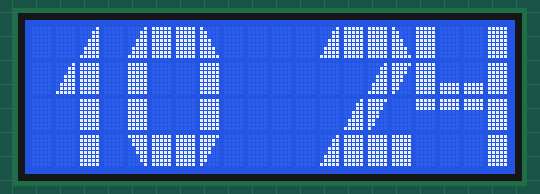
Simulated run of this sketch. Board: Arduino Uno, built with avr-gcc and run on an emulated ATmega328P. On the bench: 20×4 character LCD. The local clock reads 2024-03-15 10:24:30 at power-on unless the sketch sets it.

Above: at 0.1 s.
At 19.4 s:
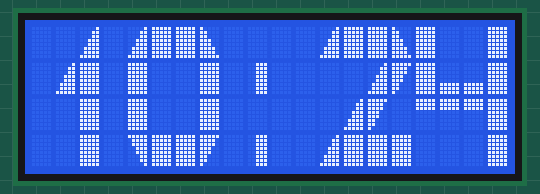
At 37.6 s:
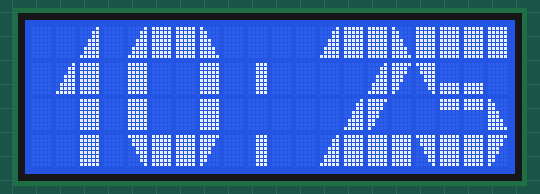
At 75.1 s:
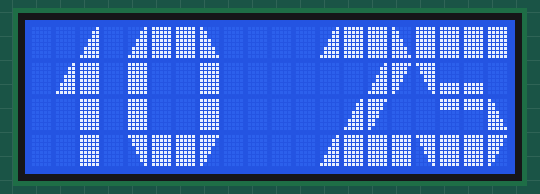
At 101.4 s:
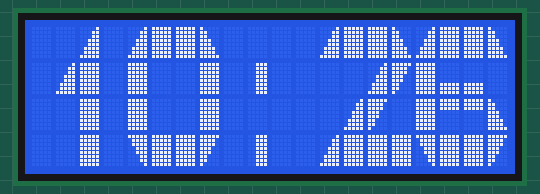
At 128.7 s:
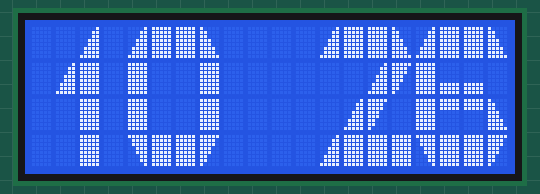

Measured:
- what the display in image 1 shows lasts 1.0 s, from 19.3 s to 20.3 s
- what the display in image 3 shows lasts 2.0 s, from 75.0 s to 77.0 s

The sketch:

clock_lcd_2004_ds1307_v2.ino
```cpp
// Date and time functions using a DS1307 RTC connected via I2C and Wire lib

// include the library code:
#include <LiquidCrystal.h>

// initialize the library with the numbers of the interface pins
LiquidCrystal lcd(12, 11, 5, 4, 3, 2);

#include "Wire.h"
#include "RTClib.h"
RTC_DS1307 rtc;

byte MM[8] = {
  B11111,
  B11111,
  B11111,
  B11111,
  B11111,
  B11111,
  B11111,
  B11111
};
byte TL[8] = {
  B00001,
  B00011,
  B00011,
  B00111,
  B00111,
  B01111,
  B01111,
  B11111
};
byte TR[8] = {
  B10000,
  B11000,
  B11000,
  B11100,
  B11100,
  B11110,
  B11110,
  B11111
};
byte BL[8] = {
  B11111,
  B01111,
  B01111,
  B00111,
  B00111,
  B00011,
  B00011,
  B00001
};
byte BR[8] = {
  B11111,
  B11110,
  B11110,
  B11100,
  B11100,
  B11000,
  B11000,
  B10000
};
byte TM[8] = {
  B00000,
  B00000,
  B00000,
  B00000,
  B00000,
  B11111,
  B11111,
  B11111
};
byte BM[8] = {
  B11111,
  B11111,
  B11111,
  B00000,
  B00000,
  B00000,
  B00000,
  B00000
};
byte HM[8] = {
  B00111,
  B00111,
  B00111,
  B00111,
  B00111,
  B00111,
  B00111,
  B00111,
};

void setup () {
  #ifdef AVR
    Wire.begin();
  #else
    Wire1.begin();
  #endif
  rtc.begin();

  lcd.begin(20, 4);
  lcd.home();
  lcd.createChar(0, MM);
  lcd.createChar(1, TL);
  lcd.createChar(2, TR);
  lcd.createChar(3, BL);
  lcd.createChar(4, BR);
  lcd.createChar(5, TM);
  lcd.createChar(6, BM);
  lcd.createChar(7, HM);
  lcd.clear();
}


void custom0(int x){
  lcd.setCursor(x, 0);
  lcd.write((byte) 1);
  lcd.write((byte) 0);
  lcd.write((byte) 0);
  lcd.write((byte) 2);

  lcd.setCursor(x, 1);
  lcd.write((byte) 0);
  lcd.write(' ');
  lcd.write(' ');
  lcd.write((byte) 0);

  lcd.setCursor(x, 2);
  lcd.write((byte) 0);
  lcd.write(' ');
  lcd.write(' ');
  lcd.write((byte) 0);

  lcd.setCursor(x, 3);
  lcd.write((byte) 3);
  lcd.write((byte) 0);
  lcd.write((byte) 0);
  lcd.write((byte) 4);
}


void custom1(int x){
  lcd.setCursor(x, 0);
  lcd.write(' ');
  lcd.write(' ');
  lcd.write((byte) 1);
  lcd.write(' ');

  lcd.setCursor(x, 1);
  lcd.write(' ');
  lcd.write((byte) 1);
  lcd.write((byte) 0);
  lcd.write(' ');

  lcd.setCursor(x, 2);
  lcd.write(' ');
  lcd.write(' ');
  lcd.write((byte) 0);
  lcd.write(' ');

  lcd.setCursor(x, 3);
  lcd.write(' ');
  lcd.write(' ');
  lcd.write((byte) 0);
  lcd.write(' ');
}


void custom2(int x){
  lcd.setCursor(x, 0);
  lcd.write((byte) 1);
  lcd.write((byte) 0);
  lcd.write((byte) 0);
  lcd.write((byte) 2);

  lcd.setCursor(x, 1);
  lcd.write(' ');
  lcd.write(' ');
  lcd.write((byte) 1);
  lcd.write((byte) 4);

  lcd.setCursor(x, 2);
  lcd.write(' ');
  lcd.write((byte) 1);
  lcd.write((byte) 4);
  lcd.write(' ');

  lcd.setCursor(x, 3);
  lcd.write((byte) 1);
  lcd.write((byte) 0);
  lcd.write((byte) 0);
  lcd.write((byte) 0);
}


void custom3(int x){
  lcd.setCursor(x, 0);
  lcd.write(' ');
  lcd.write((byte) 0);
  lcd.write((byte) 0);
  lcd.write((byte) 2);

  lcd.setCursor(x, 1);
  lcd.write(' ');
  lcd.write((byte) 5);
  lcd.write((byte) 5);
  lcd.write((byte) 0);

  lcd.setCursor(x, 2);
  lcd.write(' ');
  lcd.write((byte) 6);
  lcd.write((byte) 6);
  lcd.write((byte) 0);

  lcd.setCursor(x, 3);
  lcd.write(' ');
  lcd.write((byte) 0);
  lcd.write((byte) 0);
  lcd.write((byte) 4);
}


void custom4(int x){
  lcd.setCursor(x, 0);
  lcd.write((byte) 0);
  lcd.write(' ');
  lcd.write(' ');
  lcd.write((byte) 0);

  lcd.setCursor(x, 1);
  lcd.write((byte) 0);
  lcd.write((byte) 5);
  lcd.write((byte) 5);
  lcd.write((byte) 0);

  lcd.setCursor(x, 2);
  lcd.write((byte) 6);
  lcd.write((byte) 6);
  lcd.write((byte) 6);
  lcd.write((byte) 0);

  lcd.setCursor(x, 3);
  lcd.write(' ');
  lcd.write(' ');
  lcd.write(' ');
  lcd.write((byte) 0);
}


void custom5(int x){
  lcd.setCursor(x, 0);
  lcd.write((byte) 0);
  lcd.write((byte) 0);
  lcd.write((byte) 0);
  lcd.write((byte) 0);

  lcd.setCursor(x, 1);
  lcd.write((byte) 3);
  lcd.write((byte) 5);
  lcd.write((byte) 5);
  lcd.write(' ');

  lcd.setCursor(x, 2);
  lcd.write(' ');
  lcd.write((byte) 6);
  lcd.write((byte) 6);
  lcd.write((byte) 2);

  lcd.setCursor(x, 3);
  lcd.write((byte) 3);
  lcd.write((byte) 0);
  lcd.write((byte) 0);
  lcd.write((byte) 4);
}


void custom6(int x){
  lcd.setCursor(x, 0);
  lcd.write((byte) 1);
  lcd.write((byte) 0);
  lcd.write((byte) 0);
  lcd.write((byte) 2);

  lcd.setCursor(x, 1);
  lcd.write((byte) 0);
  lcd.write((byte) 5);
  lcd.write((byte) 5);
  lcd.write(' ');

  lcd.setCursor(x, 2);
  lcd.write((byte) 0);
  lcd.write((byte) 6);
  lcd.write((byte) 6);
  lcd.write((byte) 2);

  lcd.setCursor(x, 3);
  lcd.write((byte) 3);
  lcd.write((byte) 0);
  lcd.write((byte) 0);
  lcd.write((byte) 4);
}


void custom7(int x){
  lcd.setCursor(x, 0);
  lcd.write((byte) 0);
  lcd.write((byte) 0);
  lcd.write((byte) 0);
  lcd.write((byte) 2);

  lcd.setCursor(x, 1);
  lcd.write(' ');
  lcd.write(' ');
  lcd.write(' ');
  lcd.write((byte) 0);

  lcd.setCursor(x, 2);
  lcd.write(' ');
  lcd.write(' ');
  lcd.write(' ');
  lcd.write((byte) 0);

  lcd.setCursor(x, 3);
  lcd.write(' ');
  lcd.write(' ');
  lcd.write(' ');
  lcd.write((byte) 0);
}


void custom8(int x){
  lcd.setCursor(x, 0);
  lcd.write((byte) 1);
  lcd.write((byte) 0);
  lcd.write((byte) 0);
  lcd.write((byte) 2);

  lcd.setCursor(x, 1);
  lcd.write((byte) 3);
  lcd.write((byte) 5);
  lcd.write((byte) 5);
  lcd.write((byte) 4);

  lcd.setCursor(x, 2);
  lcd.write((byte) 1);
  lcd.write((byte) 6);
  lcd.write((byte) 6);
  lcd.write((byte) 2);

  lcd.setCursor(x, 3);
  lcd.write((byte) 3);
  lcd.write((byte) 0);
  lcd.write((byte) 0);
  lcd.write((byte) 4);
}


void custom9(int x){
  lcd.setCursor(x, 0);
  lcd.write((byte) 1);
  lcd.write((byte) 0);
  lcd.write((byte) 0);
  lcd.write((byte) 2);

  lcd.setCursor(x, 1);
  lcd.write((byte) 0);
  lcd.write((byte) 5);
  lcd.write((byte) 5);
  lcd.write((byte) 0);

  lcd.setCursor(x, 2);
  lcd.write(' ');
  lcd.write((byte) 6);
  lcd.write((byte) 6);
  lcd.write((byte) 0);

  lcd.setCursor(x, 3);
  lcd.write((byte) 3);
  lcd.write((byte) 0);
  lcd.write((byte) 0);
  lcd.write((byte) 4);
}


void custom_column(int x, boolean del = false){
  char num = del ? (byte) 7 : ' ';

  lcd.setCursor(x + 1, 1);
  lcd.write(num);

  lcd.setCursor(x + 1, 3);
  lcd.write(num);
}


void loop () {
  DateTime now = rtc.now();
  printDigits(now.hour()/10,0);
  printDigits(now.hour()%10,4);

  printDigits(now.minute()/10,12);
  printDigits(now.minute()%10,16);

  custom_column(8, now.second() & 1);

  delay(1000);
}

void printDigits(int digits, int x){
  switch (digits) {
  case 0:
    custom0(x);
    break;
  case 1:
    custom1(x);
    break;
  case 2:
    custom2(x);
    break;
  case 3:
    custom3(x);
    break;
  case 4:
    custom4(x);
    break;
  case 5:
    custom5(x);
    break;
  case 6:
    custom6(x);
    break;
  case 7:
    custom7(x);
    break;
  case 8:
    custom8(x);
    break;
  case 9:
    custom9(x);
    break;

  }
}
```
